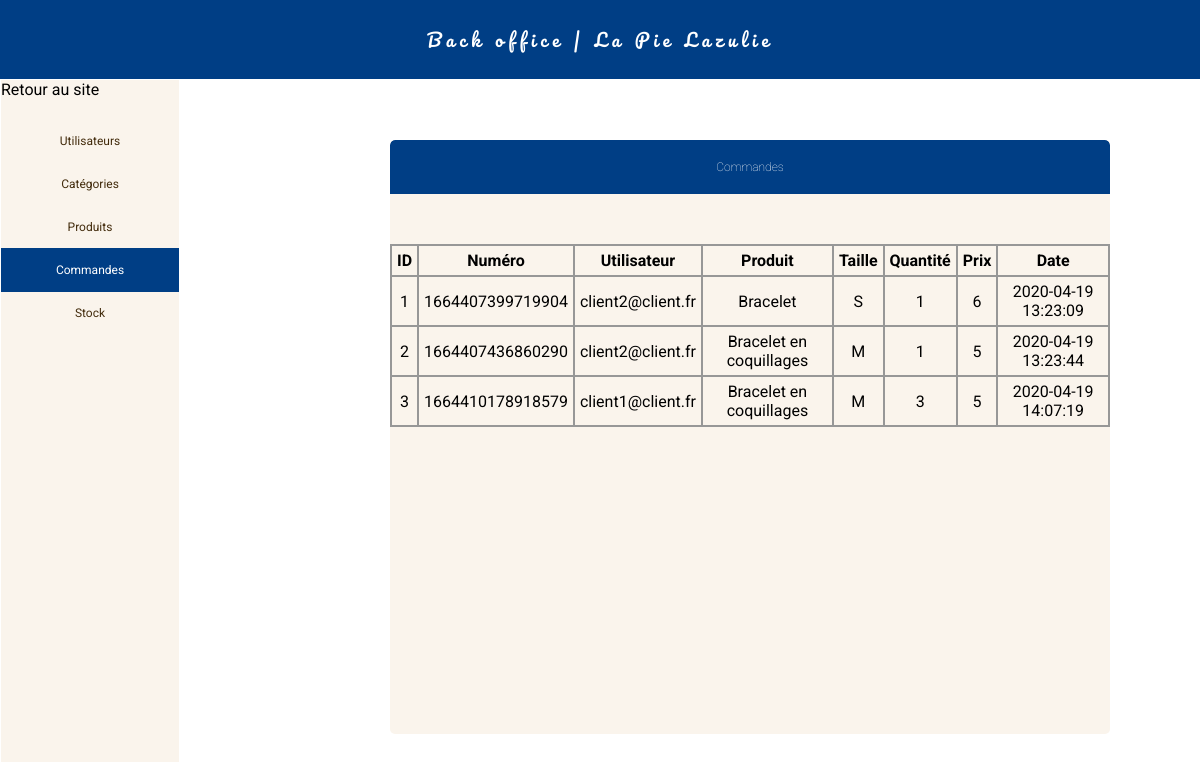
Screenshot of /admin/commands.php with the database file from the repository.
### tables this page shows
CREATE TABLE IF NOT EXISTS `commands` (
  `id` int(11) NOT NULL AUTO_INCREMENT,
  `number` varchar(16) NOT NULL,
  `id_user` int(11) NOT NULL,
  `id_produit` int(11) NOT NULL,
  `id_size` int(11) NOT NULL,
  `quantity` int(11) NOT NULL,
  `price` int(11) NOT NULL,
  `date` datetime NOT NULL,
  PRIMARY KEY (`id`)
);

CREATE TABLE IF NOT EXISTS `users` (
  `id` int(11) NOT NULL AUTO_INCREMENT,
  `firstname` varchar(80) NOT NULL,
  `lastname` varchar(80) NOT NULL,
  `mail` varchar(255) NOT NULL,
  `password` varchar(255) NOT NULL,
  `phone` varchar(80) DEFAULT NULL,
  `date` datetime NOT NULL,
  `droits` int(11) NOT NULL DEFAULT 1,
  PRIMARY KEY (`id`)
);

CREATE TABLE IF NOT EXISTS `products` (
  `id` int(11) NOT NULL AUTO_INCREMENT,
  `title` varchar(80) NOT NULL,
  `description` varchar(255) NOT NULL,
  `id_category` int(11) NOT NULL,
  `image` varchar(255) NOT NULL,
  `visits` int(11) NOT NULL DEFAULT 0,
  `bought` int(11) NOT NULL DEFAULT 0,
  PRIMARY KEY (`id`)
);

CREATE TABLE IF NOT EXISTS `sizes` (
  `id` int(11) NOT NULL AUTO_INCREMENT,
  `name` varchar(10) NOT NULL,
  PRIMARY KEY (`id`)
);

### admin/libraries/Command.php (called while the page is built, shortened)
<?php
class Command{
    private function connectdb(){
        try{
            $db = new PDO('mysql:host=localhost;dbname=boutique;charset=utf8', 'root', '');
            return($db);
        }
        catch(PDOException $e){
            print "Erreur ! : ".$e->getMessage();
            die();
        }
    }
    public function getCommands(){
        $db = $this->connectdb();
        $query = $db->prepare("SELECT c.id, c.number, u.mail, p.title, s.name, c.quantity, c.price, c.date FROM commands AS c INNER JOIN users AS u INNER JOIN products AS p INNER JOIN sizes AS s ON p.id = c.id_produit AND s.id = c.id_size AND u.id = c.id_user ORDER BY c.date");
        $query->execute();
        $result = $query->fetchAll(PDO::FETCH_OBJ);
        return($result);
    }
}
?>

### admin/commands.php (the view, shortened to what this page needs)
<?php
    require_once('libraries/Command.php');
    $c = new Command;
    $commands = $c->getCommands();
?>
<!DOCTYPE html>
<html lang="fr">
<head>
    <link rel="stylesheet" href="style.css">
</head>
<body>
    <main>
        <nav>
            <a href="/boutique/" id="back">Retour au site</a>
            <ul>
                <a href="/boutique/admin"><li>Utilisateurs</li></a>
                <a href="categories"><li>Catégories</li></a>
                <a href="products"><li>Produits</li></a>
                <a href=""><li class="selected">Commandes</li></a>
                <a href="stock"><li>Stock</li></a>
            </ul>
        </nav>
        <div class="content">
            <div class="items" style="width: 80%;">
                <div class="title"><h5>Commandes</h5></div>
                <table>
                    <tr>
                        <th>ID</th>
                        <th>Numéro</th>
                        <th>Utilisateur</th>
                        <th>Produit</th>
                        <th>Taille</th>
                        <th>Quantité</th>
                        <th>Prix</th>
                        <th>Date</th>
                    </tr>
                    <?php
                    if(!empty($commands)){
                        foreach($commands as $command){ ?>
                        <tr>
                            <td><?php echo $command->id; ?></td>
                            <td><?php echo $command->number; ?></td>
                            <td><?php echo $command->mail; ?></td>
                            <td><?php echo $command->title; ?></td>
                            <td><?php echo $command->name; ?></td>
                            <td><?php echo $command->quantity; ?></td>
                            <td><?php echo $command->price; ?></td>
                            <td><?php echo $command->date; ?></td>
                        </tr>
                       <?php
                        }
                    }
                    else{  ?>
                        <p>Il n'y aucune commandes</p>
                    <?php } ?>
                </table>
            </div>
        </div>
    </main>
</body>
</html>

### admin/style.css (style rules this page uses)
html, body { width: 100%; height: 100%; margin: 0; padding: 0; background-color: rgb(255, 255, 255); }
a { text-decoration: none; }
header { width: 100%; height: 10%; background-color: rgb(0, 62, 133); display: flex; align-items: center; justify-content: center; font-family: 'Pacifico', cursive; border-bottom: 1px solid white; box-sizing: border-box; }
header h4 { font-size: 1.5vw; font-weight: 100; letter-spacing: 5px; color: white; }
main { display: flex; width: 100%; height: 90%; font-family: 'Roboto', sans-serif; }
main nav { width: 15%; height: 100%; background-color: #faf4ec; box-sizing: border-box; border: 1px solid white; border-top: none; display: flex; flex-direction: column; }
main nav a#back { margin-bottom: 20px; text-decoration: none; color: inherit; }
main nav ul { height: 60%; width: 100%; padding: 0; margin: 0; }
main nav ul a li { list-style-type: none; width: 100%; height: 10%; display: flex; align-items: center; justify-content: center; text-decoration: none; font-size: 1vw; color: #422B0C; }
main nav ul a li.selected { background-color: rgb(0, 62, 133); color: white; }
main .content { width: 85%; height: 100%; padding-left: 10%; padding-top: 5%; box-sizing: border-box; display: flex; overflow: auto; justify-content: space-evenly; }
main .content .items { width: 50%; height: 90%; background-color: #faf4ec; border-radius: 5px; overflow: auto; padding-bottom: 50px; box-sizing: border-box; }
main .content .items .title { height: 10%; margin-bottom: 50px; }
main .content .items table { width: 100%; border-collapse: collapse; }
main .content .items table th, td { text-align: center; border: 2px solid rgb(151, 151, 151); padding: 5px; }
main .content .title { width: 100%; height: 30%; background-color: rgb(0, 62, 133); display: flex; align-items: center; justify-content: center; border-top-left-radius: 5px; border-top-right-radius: 5px; }
main .content .title h5 { margin: 0; color: white; font-weight: 100; font-size: 1vw; }

### rows the page displays
commands: id "1", number "1664407399719904", id_user.mail "client2@client.fr", products.title "Bracelet", id_size.name "S", quantity "1", price "6", date "2020-04-19 13:23:09"
commands: id "2", number "1664407436860290", id_user.mail "client2@client.fr", products.title "Bracelet en coquillages", id_size.name "M", quantity "1", price "5", date "2020-04-19 13:23:44"
commands: id "3", number "1664410178918579", id_user.mail "client1@client.fr", products.title "Bracelet en coquillages", id_size.name "M", quantity "3", price "5", date "2020-04-19 14:07:19"
